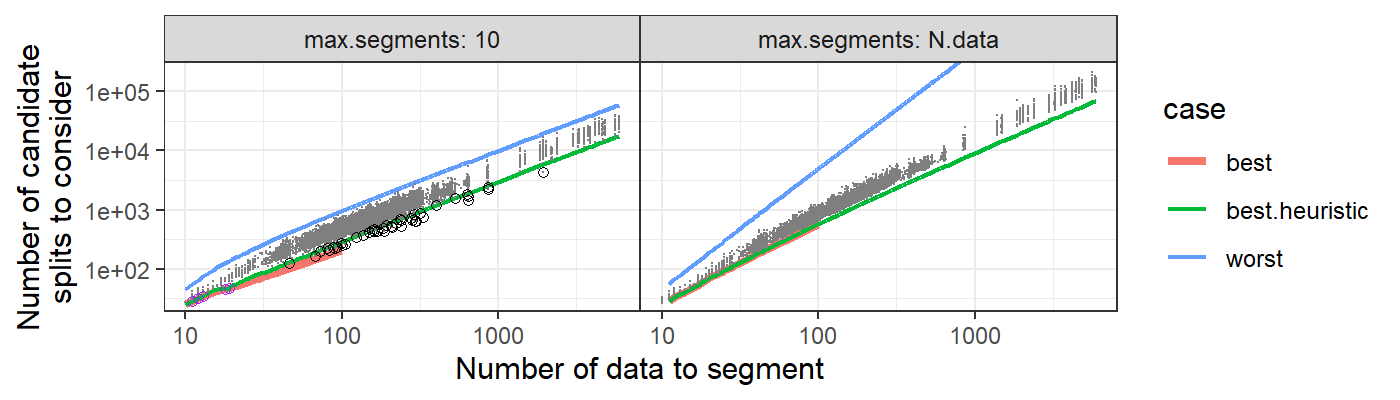

R code for this plot:
library(data.table)
library(ggplot2)
iterations.dt <- data.table::fread("figure-neuroblastoma-iterations-data.csv")
bound.dt <- data.table::fread("figure-neuroblastoma-iterations-bounds.csv")
bound.wide <- dcast(
  bound.dt,
  N.data + max.segments ~ case,
  value.var = "sum.splits")
bound.and.data <- bound.wide[
  iterations.dt, on=.(N.data, max.segments), nomatch=0L]
## These three should be empty.
bound.and.data[sum.splits < best]
bound.and.data[best.heuristic < best]
bound.and.data[sum.splits > worst]
## These are real data sets for which the heuristic does not work.
(hilite <- bound.and.data[sum.splits < best.heuristic, .(
  N.data, max.segments, best, sum.splits, best.heuristic, worst)])

ggplot()+
  geom_point(aes(
    N.data, sum.splits, color=max.segments),
    data=iterations.dt)+
  scale_x_log10()+
  scale_y_log10()

gg <- ggplot()+
  geom_line(aes(
    N.data, sum.splits, color=case, size=case),
    data=bound.dt)+
  geom_point(aes(
    N.data, sum.splits),
    shape=".",
    color="grey50",
    data=iterations.dt)+
  geom_point(aes(
    N.data, sum.splits),
    shape=1,
    data=hilite)+
  facet_grid(. ~ max.segments, labeller=label_both)+
  scale_x_log10(
    "Number of data to segment")+
  scale_y_log10(
    "Number of candidate\nsplits to consider")+
  theme_bw()+
  theme(panel.spacing=grid::unit(0,"lines"))+
  coord_cartesian(ylim=c(3e1, 2e5))+
  scale_size_manual(values=c(
    best=1.5, best.heuristic=0.75, worst=0.75))
png("figure-neuroblastoma-iterations.png", width=7, height=2, units="in", res=200)
print(gg)
dev.off()
